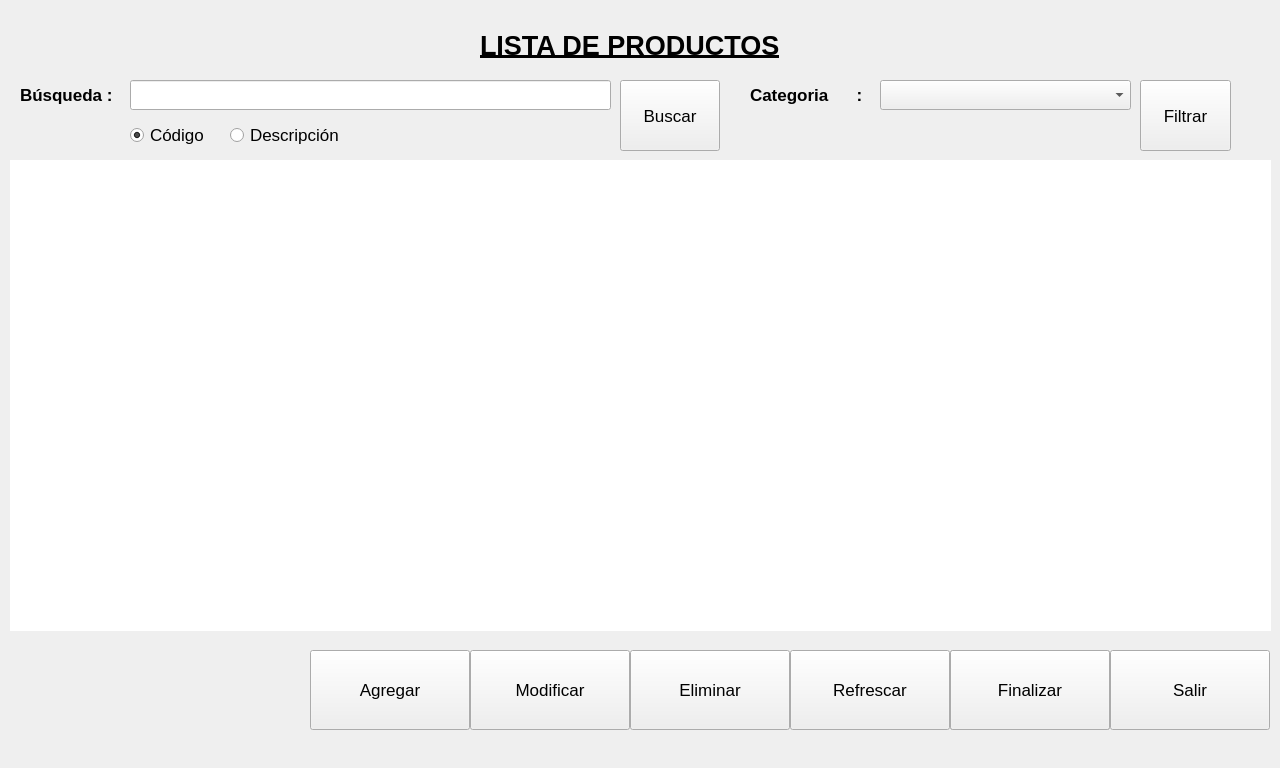
<?xml version="1.0" encoding="UTF-8"?>
<ui version="4.0">
 <class>productos</class>
 <widget class="QMainWindow" name="productos">
  <property name="geometry">
   <rect>
    <x>0</x>
    <y>0</y>
    <width>1280</width>
    <height>768</height>
   </rect>
  </property>
  <property name="minimumSize">
   <size>
    <width>1280</width>
    <height>768</height>
   </size>
  </property>
  <property name="maximumSize">
   <size>
    <width>1280</width>
    <height>768</height>
   </size>
  </property>
  <property name="focusPolicy">
   <enum>Qt::StrongFocus</enum>
  </property>
  <property name="windowTitle">
   <string>Listado de Productos</string>
  </property>
  <property name="autoFillBackground">
   <bool>false</bool>
  </property>
  <widget class="QWidget" name="centralwidget">
   <widget class="QPushButton" name="btnFiltrar">
    <property name="geometry">
     <rect>
      <x>1140</x>
      <y>80</y>
      <width>91</width>
      <height>71</height>
     </rect>
    </property>
    <property name="font">
     <font>
      <pointsize>13</pointsize>
      <weight>50</weight>
      <bold>false</bold>
     </font>
    </property>
    <property name="text">
     <string>Filtrar</string>
    </property>
    <property name="icon">
     <iconset>
      <normaloff>../icon/attachment.png</normaloff>../icon/attachment.png</iconset>
    </property>
   </widget>
   <widget class="QComboBox" name="listaCategoria">
    <property name="geometry">
     <rect>
      <x>880</x>
      <y>80</y>
      <width>251</width>
      <height>30</height>
     </rect>
    </property>
    <property name="font">
     <font>
      <pointsize>15</pointsize>
     </font>
    </property>
    <property name="currentIndex">
     <number>-1</number>
    </property>
   </widget>
   <widget class="QPushButton" name="btnModificar">
    <property name="geometry">
     <rect>
      <x>470</x>
      <y>650</y>
      <width>160</width>
      <height>80</height>
     </rect>
    </property>
    <property name="font">
     <font>
      <pointsize>13</pointsize>
      <weight>50</weight>
      <bold>false</bold>
     </font>
    </property>
    <property name="text">
     <string>Modificar</string>
    </property>
    <property name="icon">
     <iconset>
      <normaloff>../icon/edit.png</normaloff>../icon/edit.png</iconset>
    </property>
    <property name="iconSize">
     <size>
      <width>50</width>
      <height>50</height>
     </size>
    </property>
   </widget>
   <widget class="QPushButton" name="btnSalir">
    <property name="geometry">
     <rect>
      <x>1110</x>
      <y>650</y>
      <width>160</width>
      <height>80</height>
     </rect>
    </property>
    <property name="font">
     <font>
      <pointsize>13</pointsize>
      <weight>50</weight>
      <bold>false</bold>
     </font>
    </property>
    <property name="text">
     <string>Salir</string>
    </property>
    <property name="icon">
     <iconset>
      <normaloff>../icon/exit-2.png</normaloff>../icon/exit-2.png</iconset>
    </property>
    <property name="iconSize">
     <size>
      <width>50</width>
      <height>50</height>
     </size>
    </property>
   </widget>
   <widget class="QPushButton" name="btnAgregar">
    <property name="geometry">
     <rect>
      <x>310</x>
      <y>650</y>
      <width>160</width>
      <height>80</height>
     </rect>
    </property>
    <property name="font">
     <font>
      <pointsize>13</pointsize>
      <weight>50</weight>
      <bold>false</bold>
     </font>
    </property>
    <property name="text">
     <string>Agregar</string>
    </property>
    <property name="icon">
     <iconset>
      <normaloff>../icon/add-3.png</normaloff>../icon/add-3.png</iconset>
    </property>
    <property name="iconSize">
     <size>
      <width>50</width>
      <height>50</height>
     </size>
    </property>
   </widget>
   <widget class="QPushButton" name="btnCancelar">
    <property name="geometry">
     <rect>
      <x>950</x>
      <y>650</y>
      <width>160</width>
      <height>80</height>
     </rect>
    </property>
    <property name="font">
     <font>
      <pointsize>13</pointsize>
      <weight>50</weight>
      <bold>false</bold>
     </font>
    </property>
    <property name="text">
     <string>Finalizar</string>
    </property>
    <property name="icon">
     <iconset>
      <normaloff>../icon/error.png</normaloff>../icon/error.png</iconset>
    </property>
    <property name="iconSize">
     <size>
      <width>50</width>
      <height>50</height>
     </size>
    </property>
    <property name="autoDefault">
     <bool>false</bool>
    </property>
   </widget>
   <widget class="QRadioButton" name="filtroDescripcion">
    <property name="geometry">
     <rect>
      <x>230</x>
      <y>120</y>
      <width>121</width>
      <height>30</height>
     </rect>
    </property>
    <property name="font">
     <font>
      <pointsize>13</pointsize>
      <weight>50</weight>
      <bold>false</bold>
     </font>
    </property>
    <property name="text">
     <string>Descripción</string>
    </property>
    <property name="checked">
     <bool>false</bool>
    </property>
   </widget>
   <widget class="QLabel" name="testing">
    <property name="geometry">
     <rect>
      <x>420</x>
      <y>90</y>
      <width>171</width>
      <height>16</height>
     </rect>
    </property>
    <property name="text">
     <string>TextLabel</string>
    </property>
   </widget>
   <widget class="QPushButton" name="btnMostrarTodo">
    <property name="geometry">
     <rect>
      <x>790</x>
      <y>650</y>
      <width>160</width>
      <height>80</height>
     </rect>
    </property>
    <property name="font">
     <font>
      <pointsize>13</pointsize>
      <weight>50</weight>
      <bold>false</bold>
     </font>
    </property>
    <property name="text">
     <string>Refrescar</string>
    </property>
    <property name="icon">
     <iconset>
      <normaloff>../icon/repeat.png</normaloff>../icon/repeat.png</iconset>
    </property>
    <property name="iconSize">
     <size>
      <width>50</width>
      <height>50</height>
     </size>
    </property>
   </widget>
   <widget class="QLineEdit" name="txtBuscar">
    <property name="geometry">
     <rect>
      <x>130</x>
      <y>80</y>
      <width>481</width>
      <height>30</height>
     </rect>
    </property>
   </widget>
   <widget class="QRadioButton" name="filtroCodigo">
    <property name="geometry">
     <rect>
      <x>130</x>
      <y>120</y>
      <width>91</width>
      <height>30</height>
     </rect>
    </property>
    <property name="font">
     <font>
      <pointsize>13</pointsize>
      <weight>50</weight>
      <bold>false</bold>
     </font>
    </property>
    <property name="text">
     <string>Código</string>
    </property>
    <property name="checked">
     <bool>true</bool>
    </property>
   </widget>
   <widget class="QPushButton" name="btnGuardar">
    <property name="enabled">
     <bool>true</bool>
    </property>
    <property name="geometry">
     <rect>
      <x>950</x>
      <y>650</y>
      <width>160</width>
      <height>80</height>
     </rect>
    </property>
    <property name="font">
     <font>
      <pointsize>13</pointsize>
      <weight>50</weight>
      <bold>false</bold>
     </font>
    </property>
    <property name="text">
     <string>Guardar</string>
    </property>
    <property name="icon">
     <iconset>
      <normaloff>../icon/save.png</normaloff>../icon/save.png</iconset>
    </property>
    <property name="iconSize">
     <size>
      <width>50</width>
      <height>50</height>
     </size>
    </property>
    <property name="autoDefault">
     <bool>false</bool>
    </property>
    <property name="default">
     <bool>false</bool>
    </property>
    <property name="flat">
     <bool>false</bool>
    </property>
   </widget>
   <widget class="QPushButton" name="btnBuscar">
    <property name="geometry">
     <rect>
      <x>620</x>
      <y>80</y>
      <width>100</width>
      <height>71</height>
     </rect>
    </property>
    <property name="font">
     <font>
      <pointsize>13</pointsize>
      <weight>50</weight>
      <bold>false</bold>
     </font>
    </property>
    <property name="text">
     <string>Buscar</string>
    </property>
    <property name="icon">
     <iconset>
      <normaloff>../icon/binoculars.png</normaloff>../icon/binoculars.png</iconset>
    </property>
    <property name="shortcut">
     <string>Return</string>
    </property>
   </widget>
   <widget class="QLabel" name="lblBusqueda">
    <property name="geometry">
     <rect>
      <x>20</x>
      <y>80</y>
      <width>101</width>
      <height>30</height>
     </rect>
    </property>
    <property name="font">
     <font>
      <pointsize>13</pointsize>
      <weight>75</weight>
      <bold>true</bold>
     </font>
    </property>
    <property name="text">
     <string>Búsqueda :</string>
    </property>
   </widget>
   <widget class="QLabel" name="lblCategoria">
    <property name="geometry">
     <rect>
      <x>750</x>
      <y>80</y>
      <width>121</width>
      <height>30</height>
     </rect>
    </property>
    <property name="font">
     <font>
      <pointsize>13</pointsize>
      <weight>75</weight>
      <bold>true</bold>
     </font>
    </property>
    <property name="text">
     <string>Categoria      :</string>
    </property>
   </widget>
   <widget class="QPushButton" name="btnEliminar">
    <property name="geometry">
     <rect>
      <x>630</x>
      <y>650</y>
      <width>160</width>
      <height>80</height>
     </rect>
    </property>
    <property name="font">
     <font>
      <pointsize>13</pointsize>
      <weight>50</weight>
      <bold>false</bold>
     </font>
    </property>
    <property name="text">
     <string>Eliminar</string>
    </property>
    <property name="icon">
     <iconset>
      <normaloff>../icon/garbage-1.png</normaloff>../icon/garbage-1.png</iconset>
    </property>
    <property name="iconSize">
     <size>
      <width>50</width>
      <height>50</height>
     </size>
    </property>
   </widget>
   <widget class="QLabel" name="label">
    <property name="geometry">
     <rect>
      <x>480</x>
      <y>30</y>
      <width>311</width>
      <height>31</height>
     </rect>
    </property>
    <property name="font">
     <font>
      <pointsize>20</pointsize>
      <weight>75</weight>
      <bold>true</bold>
      <underline>true</underline>
     </font>
    </property>
    <property name="text">
     <string>LISTA DE PRODUCTOS</string>
    </property>
   </widget>
   <widget class="QTableWidget" name="listaProductos">
    <property name="geometry">
     <rect>
      <x>10</x>
      <y>160</y>
      <width>1261</width>
      <height>471</height>
     </rect>
    </property>
    <property name="minimumSize">
     <size>
      <width>570</width>
      <height>400</height>
     </size>
    </property>
    <property name="maximumSize">
     <size>
      <width>1280</width>
      <height>720</height>
     </size>
    </property>
    <property name="inputMethodHints">
     <set>Qt::ImhPreferUppercase|Qt::ImhUppercaseOnly</set>
    </property>
    <property name="frameShape">
     <enum>QFrame::NoFrame</enum>
    </property>
    <property name="frameShadow">
     <enum>QFrame::Plain</enum>
    </property>
    <property name="sizeAdjustPolicy">
     <enum>QAbstractScrollArea::AdjustToContents</enum>
    </property>
    <property name="editTriggers">
     <set>QAbstractItemView::NoEditTriggers</set>
    </property>
    <property name="tabKeyNavigation">
     <bool>false</bool>
    </property>
    <property name="showDropIndicator" stdset="0">
     <bool>true</bool>
    </property>
    <property name="dragEnabled">
     <bool>false</bool>
    </property>
    <property name="dragDropOverwriteMode">
     <bool>false</bool>
    </property>
    <property name="alternatingRowColors">
     <bool>true</bool>
    </property>
    <property name="selectionMode">
     <enum>QAbstractItemView::SingleSelection</enum>
    </property>
    <property name="selectionBehavior">
     <enum>QAbstractItemView::SelectRows</enum>
    </property>
    <property name="textElideMode">
     <enum>Qt::ElideLeft</enum>
    </property>
    <property name="verticalScrollMode">
     <enum>QAbstractItemView::ScrollPerPixel</enum>
    </property>
    <property name="horizontalScrollMode">
     <enum>QAbstractItemView::ScrollPerPixel</enum>
    </property>
    <property name="cornerButtonEnabled">
     <bool>true</bool>
    </property>
    <attribute name="horizontalHeaderHighlightSections">
     <bool>false</bool>
    </attribute>
    <attribute name="verticalHeaderVisible">
     <bool>false</bool>
    </attribute>
    <attribute name="verticalHeaderHighlightSections">
     <bool>false</bool>
    </attribute>
   </widget>
   <zorder>btnGuardar</zorder>
   <zorder>btnFiltrar</zorder>
   <zorder>listaCategoria</zorder>
   <zorder>btnModificar</zorder>
   <zorder>btnSalir</zorder>
   <zorder>btnAgregar</zorder>
   <zorder>btnCancelar</zorder>
   <zorder>filtroDescripcion</zorder>
   <zorder>testing</zorder>
   <zorder>btnMostrarTodo</zorder>
   <zorder>txtBuscar</zorder>
   <zorder>filtroCodigo</zorder>
   <zorder>btnBuscar</zorder>
   <zorder>lblBusqueda</zorder>
   <zorder>lblCategoria</zorder>
   <zorder>btnEliminar</zorder>
   <zorder>label</zorder>
   <zorder>listaProductos</zorder>
  </widget>
 </widget>
 <resources/>
 <connections/>
</ui>
